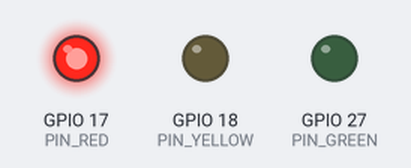
This program was run on a simulated Raspberry Pi (BCM pin numbers). Shown: output pins drawn as LEDs (lit = HIGH).

Above: at 1.5 s.
At 3.5 s:
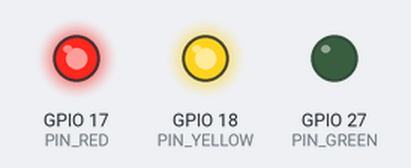
At 5.5 s:
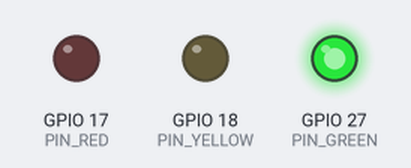
At 9.2 s:
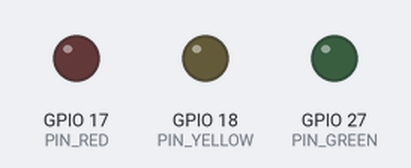
Timing chart, 0 to 15.6 s (numbered marks = the images above):
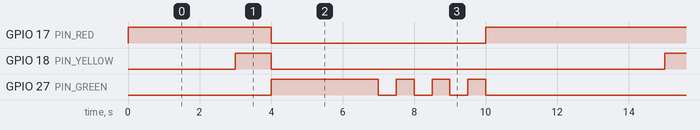

Measured:
- by itself, GPIO 17 (PIN_RED): repeats every 12.0 s: LOW 6.0 s, HIGH 6.0 s
- by itself, GPIO 18 (PIN_YELLOW): alternates HIGH for 1.0 s and LOW for 11.0 s
- by itself, GPIO 27 (PIN_GREEN): repeats every 12.0 s: 3 × (LOW 0.50 s, HIGH 0.50 s), LOW 6.0 s, HIGH 3.0 s

The program:

traffic_lights.py
```python
import RPi.GPIO as GPIO
import time
import signal
import sys

PIN_RED = 17
PIN_YELLOW = 18
PIN_GREEN = 27

GPIO.setmode(GPIO.BCM)
GPIO.setup(PIN_RED, GPIO.OUT)
GPIO.setup(PIN_YELLOW, GPIO.OUT)
GPIO.setup(PIN_GREEN, GPIO.OUT)


def allLightsOff(signal, frame):
    GPIO.output(PIN_RED, False)
    GPIO.output(PIN_YELLOW, False)
    GPIO.output(PIN_GREEN, False)
    GPIO.cleanup()
    sys.exit(0)


signal.signal(signal.SIGINT, allLightsOff)

while True:
    GPIO.output(PIN_RED, True)
    time.sleep(3)

    GPIO.output(PIN_YELLOW, True)
    time.sleep(1)

    GPIO.output(PIN_RED, False)
    GPIO.output(PIN_YELLOW, False)
    GPIO.output(PIN_GREEN, True)
    time.sleep(3)
    for i in range(0, 3):
        GPIO.output(PIN_GREEN, False)
        time.sleep(0.5)
        GPIO.output(PIN_GREEN, True)
        time.sleep(0.5)

    GPIO.output(PIN_GREEN, False)
    GPIO.output(PIN_RED, True)
    time.sleep(2)

    GPIO.output(PIN_GREEN, False)
    GPIO.output(PIN_YELLOW, True)

    GPIO.output(PIN_YELLOW, False)
```
